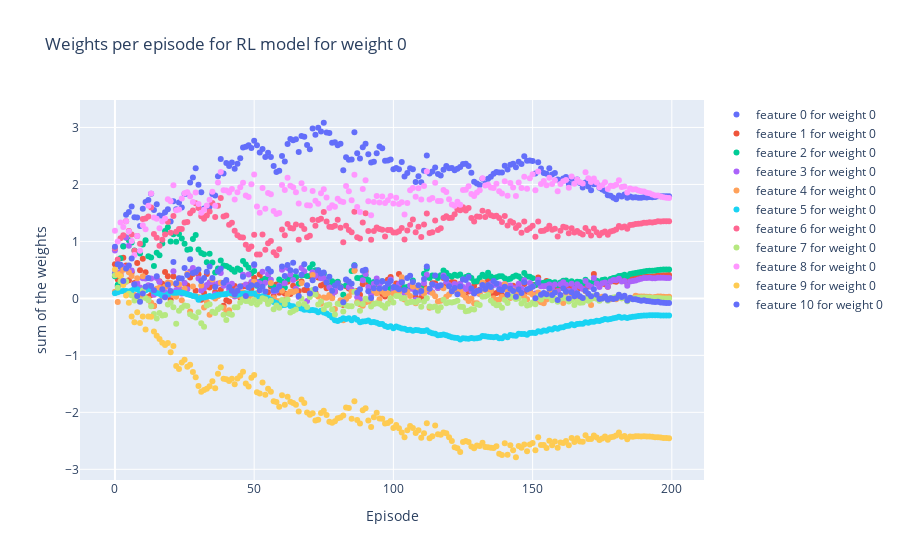
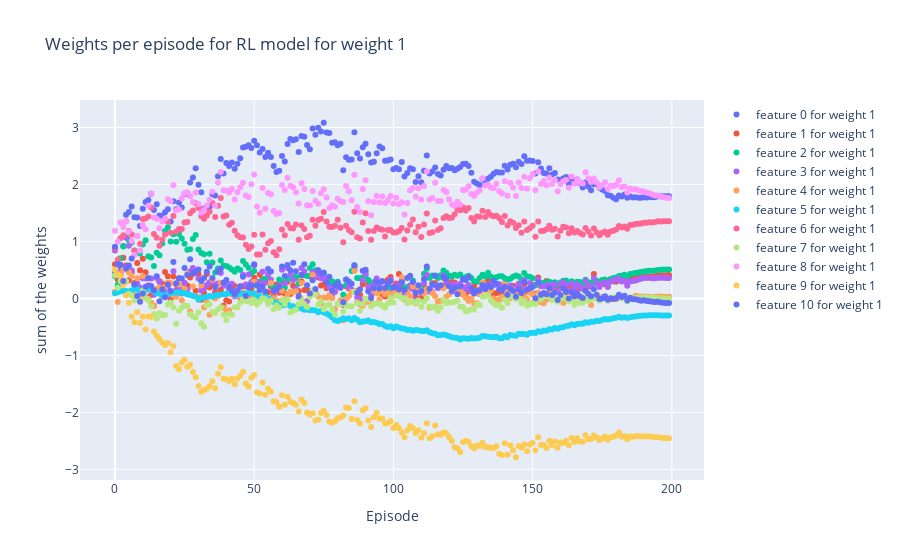
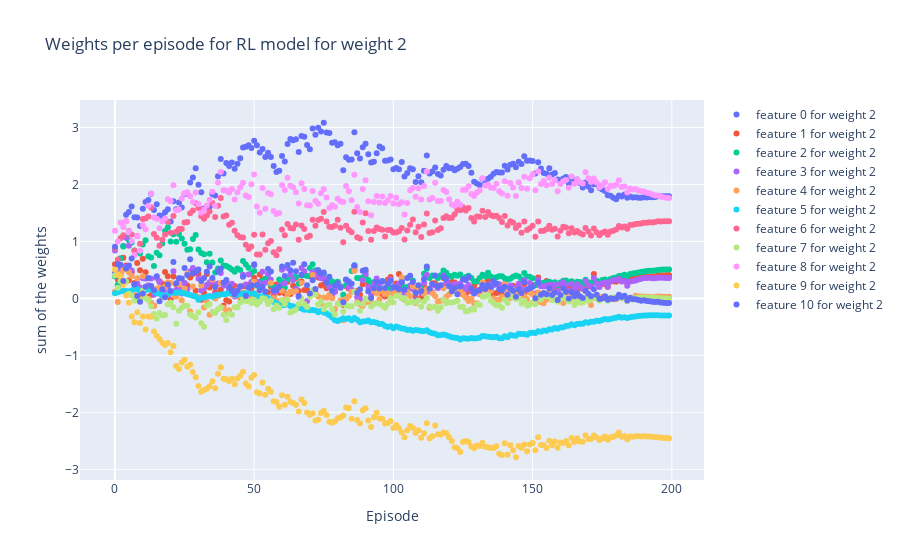

Notebook source saved alongside these figures, in order:
### Code cell
for weight in range(3):
    fig = go.Figure()
    for f in range(11):
        fig.add_trace(go.Scatter(x= [i for i in range(len(weights.keys()))], y= [np.sum(i[w, f]) for i in list(weights.values())], mode= "markers", name= f"feature {f} for weight {weight}"))
    fig.update_layout(title_text=f"Weights per episode for RL model for weight {weight}", xaxis_title="Episode", yaxis_title="sum of the weights")
    fig.show()

### Figure 1 — Plotly figure (JSON) as saved in the notebook; plotly's stock layout.template omitted (floating-point values rounded to 4 significant figures; data arrays with more than 128 entries replaced by an {"elided": "..."} marker saying what was removed)
{"data": [{"mode": "markers", "name": "feature 0 for weight 0", "type": "scatter", "x": {"elided": "200 int values"}, "y": {"elided": "200 float values"}}, {"mode": "markers", "name": "feature 1 for weight 0", "type": "scatter", "x": {"elided": "200 int values"}, "y": {"elided": "200 float values"}}, {"mode": "markers", "name": "feature 2 for weight 0", "type": "scatter", "x": {"elided": "200 int values"}, "y": {"elided": "200 float values"}}, {"mode": "markers", "name": "feature 3 for weight 0", "type": "scatter", "x": {"elided": "200 int values"}, "y": {"elided": "200 float values"}}, {"mode": "markers", "name": "feature 4 for weight 0", "type": "scatter", "x": {"elided": "200 int values"}, "y": {"elided": "200 float values"}}, {"mode": "markers", "name": "feature 5 for weight 0", "type": "scatter", "x": {"elided": "200 int values"}, "y": {"elided": "200 float values"}}, {"mode": "markers", "name": "feature 6 for weight 0", "type": "scatter", "x": {"elided": "200 int values"}, "y": {"elided": "200 float values"}}, {"mode": "markers", "name": "feature 7 for weight 0", "type": "scatter", "x": {"elided": "200 int values"}, "y": {"elided": "200 float values"}}, {"mode": "markers", "name": "feature 8 for weight 0", "type": "scatter", "x": {"elided": "200 int values"}, "y": {"elided": "200 float values"}}, {"mode": "markers", "name": "feature 9 for weight 0", "type": "scatter", "x": {"elided": "200 int values"}, "y": {"elided": "200 float values"}}, {"mode": "markers", "name": "feature 10 for weight 0", "type": "scatter", "x": {"elided": "200 int values"}, "y": {"elided": "200 float values"}}], "layout": {"title": {"text": "Weights per episode for RL model for weight 0"}, "xaxis": {"title": {"text": "Episode"}}, "yaxis": {"title": {"text": "sum of the weights"}}}}

### Figure 2 — Plotly figure (JSON) as saved in the notebook; plotly's stock layout.template omitted (floating-point values rounded to 4 significant figures; data arrays with more than 128 entries replaced by an {"elided": "..."} marker saying what was removed)
{"data": [{"mode": "markers", "name": "feature 0 for weight 1", "type": "scatter", "x": {"elided": "200 int values"}, "y": {"elided": "200 float values"}}, {"mode": "markers", "name": "feature 1 for weight 1", "type": "scatter", "x": {"elided": "200 int values"}, "y": {"elided": "200 float values"}}, {"mode": "markers", "name": "feature 2 for weight 1", "type": "scatter", "x": {"elided": "200 int values"}, "y": {"elided": "200 float values"}}, {"mode": "markers", "name": "feature 3 for weight 1", "type": "scatter", "x": {"elided": "200 int values"}, "y": {"elided": "200 float values"}}, {"mode": "markers", "name": "feature 4 for weight 1", "type": "scatter", "x": {"elided": "200 int values"}, "y": {"elided": "200 float values"}}, {"mode": "markers", "name": "feature 5 for weight 1", "type": "scatter", "x": {"elided": "200 int values"}, "y": {"elided": "200 float values"}}, {"mode": "markers", "name": "feature 6 for weight 1", "type": "scatter", "x": {"elided": "200 int values"}, "y": {"elided": "200 float values"}}, {"mode": "markers", "name": "feature 7 for weight 1", "type": "scatter", "x": {"elided": "200 int values"}, "y": {"elided": "200 float values"}}, {"mode": "markers", "name": "feature 8 for weight 1", "type": "scatter", "x": {"elided": "200 int values"}, "y": {"elided": "200 float values"}}, {"mode": "markers", "name": "feature 9 for weight 1", "type": "scatter", "x": {"elided": "200 int values"}, "y": {"elided": "200 float values"}}, {"mode": "markers", "name": "feature 10 for weight 1", "type": "scatter", "x": {"elided": "200 int values"}, "y": {"elided": "200 float values"}}], "layout": {"title": {"text": "Weights per episode for RL model for weight 1"}, "xaxis": {"title": {"text": "Episode"}}, "yaxis": {"title": {"text": "sum of the weights"}}}}

### Figure 3 — Plotly figure (JSON) as saved in the notebook; plotly's stock layout.template omitted (floating-point values rounded to 4 significant figures; data arrays with more than 128 entries replaced by an {"elided": "..."} marker saying what was removed)
{"data": [{"mode": "markers", "name": "feature 0 for weight 2", "type": "scatter", "x": {"elided": "200 int values"}, "y": {"elided": "200 float values"}}, {"mode": "markers", "name": "feature 1 for weight 2", "type": "scatter", "x": {"elided": "200 int values"}, "y": {"elided": "200 float values"}}, {"mode": "markers", "name": "feature 2 for weight 2", "type": "scatter", "x": {"elided": "200 int values"}, "y": {"elided": "200 float values"}}, {"mode": "markers", "name": "feature 3 for weight 2", "type": "scatter", "x": {"elided": "200 int values"}, "y": {"elided": "200 float values"}}, {"mode": "markers", "name": "feature 4 for weight 2", "type": "scatter", "x": {"elided": "200 int values"}, "y": {"elided": "200 float values"}}, {"mode": "markers", "name": "feature 5 for weight 2", "type": "scatter", "x": {"elided": "200 int values"}, "y": {"elided": "200 float values"}}, {"mode": "markers", "name": "feature 6 for weight 2", "type": "scatter", "x": {"elided": "200 int values"}, "y": {"elided": "200 float values"}}, {"mode": "markers", "name": "feature 7 for weight 2", "type": "scatter", "x": {"elided": "200 int values"}, "y": {"elided": "200 float values"}}, {"mode": "markers", "name": "feature 8 for weight 2", "type": "scatter", "x": {"elided": "200 int values"}, "y": {"elided": "200 float values"}}, {"mode": "markers", "name": "feature 9 for weight 2", "type": "scatter", "x": {"elided": "200 int values"}, "y": {"elided": "200 float values"}}, {"mode": "markers", "name": "feature 10 for weight 2", "type": "scatter", "x": {"elided": "200 int values"}, "y": {"elided": "200 float values"}}], "layout": {"title": {"text": "Weights per episode for RL model for weight 2"}, "xaxis": {"title": {"text": "Episode"}}, "yaxis": {"title": {"text": "sum of the weights"}}}}
